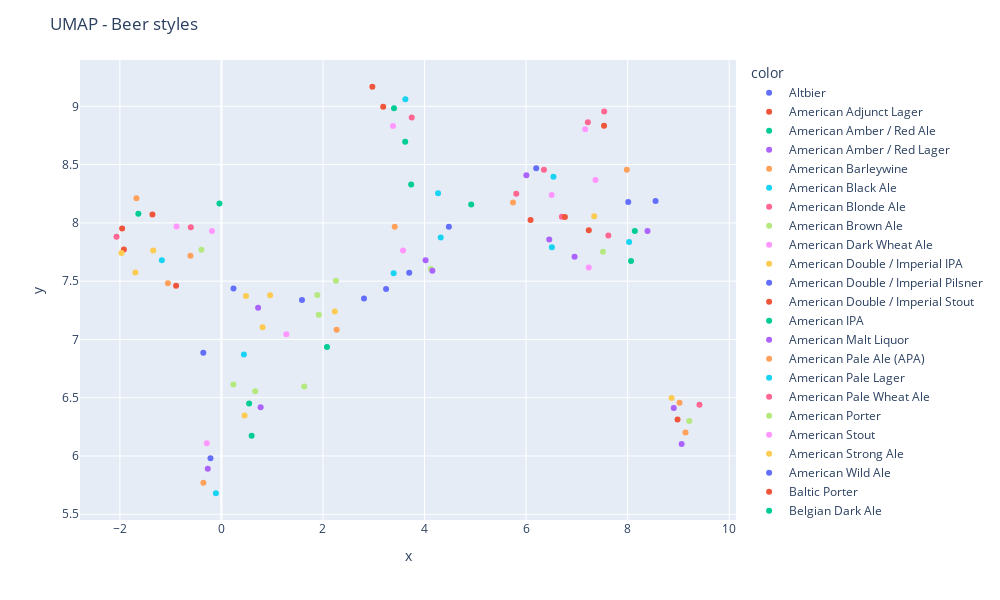

The notebook cell saved with this chart:
### Markdown cell above
Note that PCA is an unsupervised linear technique for dimensionality reduction. Some non-linear techniques such as UMAP can further be explored in an attempt to gain further insight.

### Code cell
reducer = umap.UMAP()

embedding = reducer.fit_transform(X)

fig = px.scatter(x=embedding[:, 0], y=embedding[:, 1], color=style_labels)
fig.update_layout(
    title='UMAP - Beer styles',
    width=1000,
    height=600,
)
fig.show()

### Figure 1 — Plotly figure (JSON) as saved in the notebook; plotly's stock layout.template omitted (floating-point values rounded to 4 significant figures)
{"data": [{"hovertemplate": "color=Altbier<br>x=%{x}<br>y=%{y}<extra></extra>", "legendgroup": "Altbier", "marker": {"color": "#636efa", "symbol": "circle"}, "mode": "markers", "name": "Altbier", "orientation": "v", "showlegend": true, "type": "scatter", "x": [4.48], "xaxis": "x", "y": [7.966], "yaxis": "y"}, {"hovertemplate": "color=American Adjunct Lager<br>x=%{x}<br>y=%{y}<extra></extra>", "legendgroup": "American Adjunct Lager", "marker": {"color": "#EF553B", "symbol": "circle"}, "mode": "markers", "name": "American Adjunct Lager", "orientation": "v", "showlegend": true, "type": "scatter", "x": [8.983], "xaxis": "x", "y": [6.314], "yaxis": "y"}, {"hovertemplate": "color=American Amber / Red Ale<br>x=%{x}<br>y=%{y}<extra></extra>", "legendgroup": "American Amber / Red Ale", "marker": {"color": "#00cc96", "symbol": "circle"}, "mode": "markers", "name": "American Amber / Red Ale", "orientation": "v", "showlegend": true, "type": "scatter", "x": [3.737], "xaxis": "x", "y": [8.328], "yaxis": "y"}, {"hovertemplate": "color=American Amber / Red Lager<br>x=%{x}<br>y=%{y}<extra></extra>", "legendgroup": "American Amber / Red Lager", "marker": {"color": "#ab63fa", "symbol": "circle"}, "mode": "markers", "name": "American Amber / Red Lager", "orientation": "v", "showlegend": true, "type": "scatter", "x": [8.392], "xaxis": "x", "y": [7.93], "yaxis": "y"}, {"hovertemplate": "color=American Barleywine<br>x=%{x}<br>y=%{y}<extra></extra>", "legendgroup": "American Barleywine", "marker": {"color": "#FFA15A", "symbol": "circle"}, "mode": "markers", "name": "American Barleywine", "orientation": "v", "showlegend": true, "type": "scatter", "x": [-1.673], "xaxis": "x", "y": [8.211], "yaxis": "y"}, {"hovertemplate": "color=American Black Ale<br>x=%{x}<br>y=%{y}<extra></extra>", "legendgroup": "American Black Ale", "marker": {"color": "#19d3f3", "symbol": "circle"}, "mode": "markers", "name": "American Black Ale", "orientation": "v", "showlegend": true, "type": "scatter", "x": [0.4421], "xaxis": "x", "y": [6.872], "yaxis": "y"}, {"hovertemplate": "color=American Blonde Ale<br>x=%{x}<br>y=%{y}<extra></extra>", "legendgroup": "American Blonde Ale", "marker": {"color": "#FF6692", "symbol": "circle"}, "mode": "markers", "name": "American Blonde Ale", "orientation": "v", "showlegend": true, "type": "scatter", "x": [7.62], "xaxis": "x", "y": [7.891], "yaxis": "y"}, {"hovertemplate": "color=American Brown Ale<br>x=%{x}<br>y=%{y}<extra></extra>", "legendgroup": "American Brown Ale", "marker": {"color": "#B6E880", "symbol": "circle"}, "mode": "markers", "name": "American Brown Ale", "orientation": "v", "showlegend": true, "type": "scatter", "x": [1.889], "xaxis": "x", "y": [7.382], "yaxis": "y"}, {"hovertemplate": "color=American Dark Wheat Ale<br>x=%{x}<br>y=%{y}<extra></extra>", "legendgroup": "American Dark Wheat Ale", "marker": {"color": "#FF97FF", "symbol": "circle"}, "mode": "markers", "name": "American Dark Wheat Ale", "orientation": "v", "showlegend": true, "type": "scatter", "x": [7.164], "xaxis": "x", "y": [8.803], "yaxis": "y"}, {"hovertemplate": "color=American Double / Imperial IPA<br>x=%{x}<br>y=%{y}<extra></extra>", "legendgroup": "American Double / Imperial IPA", "marker": {"color": "#FECB52", "symbol": "circle"}, "mode": "markers", "name": "American Double / Imperial IPA", "orientation": "v", "showlegend": true, "type": "scatter", "x": [-1.694], "xaxis": "x", "y": [7.575], "yaxis": "y"}, {"hovertemplate": "color=American Double / Imperial Pilsner<br>x=%{x}<br>y=%{y}<extra></extra>", "legendgroup": "American Double / Imperial Pilsner", "marker": {"color": "#636efa", "symbol": "circle"}, "mode": "markers", "name": "American Double / Imperial Pilsner", "orientation": "v", "showlegend": true, "type": "scatter", "x": [0.2381], "xaxis": "x", "y": [7.437], "yaxis": "y"}, {"hovertemplate": "color=American Double / Imperial Stout<br>x=%{x}<br>y=%{y}<extra></extra>", "legendgroup": "American Double / Imperial Stout", "marker": {"color": "#EF553B", "symbol": "circle"}, "mode": "markers", "name": "American Double / Imperial Stout", "orientation": "v", "showlegend": true, "type": "scatter", "x": [-1.92], "xaxis": "x", "y": [7.772], "yaxis": "y"}, {"hovertemplate": "color=American IPA<br>x=%{x}<br>y=%{y}<extra></extra>", "legendgroup": "American IPA", "marker": {"color": "#00cc96", "symbol": "circle"}, "mode": "markers", "name": "American IPA", "orientation": "v", "showlegend": true, "type": "scatter", "x": [0.5454], "xaxis": "x", "y": [6.451], "yaxis": "y"}, {"hovertemplate": "color=American Malt Liquor<br>x=%{x}<br>y=%{y}<extra></extra>", "legendgroup": "American Malt Liquor", "marker": {"color": "#ab63fa", "symbol": "circle"}, "mode": "markers", "name": "American Malt Liquor", "orientation": "v", "showlegend": true, "type": "scatter", "x": [9.063], "xaxis": "x", "y": [6.102], "yaxis": "y"}, {"hovertemplate": "color=American Pale Ale (APA)<br>x=%{x}<br>y=%{y}<extra></extra>", "legendgroup": "American Pale Ale (APA)", "marker": {"color": "#FFA15A", "symbol": "circle"}, "mode": "markers", "name": "American Pale Ale (APA)", "orientation": "v", "showlegend": true, "type": "scatter", "x": [2.269], "xaxis": "x", "y": [7.084], "yaxis": "y"}, {"hovertemplate": "color=American Pale Lager<br>x=%{x}<br>y=%{y}<extra></extra>", "legendgroup": "American Pale Lager", "marker": {"color": "#19d3f3", "symbol": "circle"}, "mode": "markers", "name": "American Pale Lager", "orientation": "v", "showlegend": true, "type": "scatter", "x": [8.029], "xaxis": "x", "y": [7.837], "yaxis": "y"}, {"hovertemplate": "color=American Pale Wheat Ale<br>x=%{x}<br>y=%{y}<extra></extra>", "legendgroup": "American Pale Wheat Ale", "marker": {"color": "#FF6692", "symbol": "circle"}, "mode": "markers", "name": "American Pale Wheat Ale", "orientation": "v", "showlegend": true, "type": "scatter", "x": [6.352], "xaxis": "x", "y": [8.456], "yaxis": "y"}, {"hovertemplate": "color=American Porter<br>x=%{x}<br>y=%{y}<extra></extra>", "legendgroup": "American Porter", "marker": {"color": "#B6E880", "symbol": "circle"}, "mode": "markers", "name": "American Porter", "orientation": "v", "showlegend": true, "type": "scatter", "x": [0.6664], "xaxis": "x", "y": [6.555], "yaxis": "y"}, {"hovertemplate": "color=American Stout<br>x=%{x}<br>y=%{y}<extra></extra>", "legendgroup": "American Stout", "marker": {"color": "#FF97FF", "symbol": "circle"}, "mode": "markers", "name": "American Stout", "orientation": "v", "showlegend": true, "type": "scatter", "x": [1.279], "xaxis": "x", "y": [7.045], "yaxis": "y"}, {"hovertemplate": "color=American Strong Ale<br>x=%{x}<br>y=%{y}<extra></extra>", "legendgroup": "American Strong Ale", "marker": {"color": "#FECB52", "symbol": "circle"}, "mode": "markers", "name": "American Strong Ale", "orientation": "v", "showlegend": true, "type": "scatter", "x": [-1.344], "xaxis": "x", "y": [7.763], "yaxis": "y"}, {"hovertemplate": "color=American Wild Ale<br>x=%{x}<br>y=%{y}<extra></extra>", "legendgroup": "American Wild Ale", "marker": {"color": "#636efa", "symbol": "circle"}, "mode": "markers", "name": "American Wild Ale", "orientation": "v", "showlegend": true, "type": "scatter", "x": [-0.2151], "xaxis": "x", "y": [5.98], "yaxis": "y"}, {"hovertemplate": "color=Baltic Porter<br>x=%{x}<br>y=%{y}<extra></extra>", "legendgroup": "Baltic Porter", "marker": {"color": "#EF553B", "symbol": "circle"}, "mode": "markers", "name": "Baltic Porter", "orientation": "v", "showlegend": true, "type": "scatter", "x": [-0.8925], "xaxis": "x", "y": [7.461], "yaxis": "y"}, {"hovertemplate": "color=Belgian Dark Ale<br>x=%{x}<br>y=%{y}<extra></extra>", "legendgroup": "Belgian Dark Ale", "marker": {"color": "#00cc96", "symbol": "circle"}, "mode": "markers", "name": "Belgian Dark Ale", "orientation": "v", "showlegend": true, "type": "scatter", "x": [3.62], "xaxis": "x", "y": [8.697], "yaxis": "y"}, {"hovertemplate": "color=Belgian IPA<br>x=%{x}<br>y=%{y}<extra></extra>", "legendgroup": "Belgian IPA", "marker": {"color": "#ab63fa", "symbol": "circle"}, "mode": "markers", "name": "Belgian IPA", "orientation": "v", "showlegend": true, "type": "scatter", "x": [0.7227], "xaxis": "x", "y": [7.272], "yaxis": "y"}, {"hovertemplate": "color=Belgian Pale Ale<br>x=%{x}<br>y=%{y}<extra></extra>", "legendgroup": "Belgian Pale Ale", "marker": {"color": "#FFA15A", "symbol": "circle"}, "mode": "markers", "name": "Belgian Pale Ale", "orientation": "v", "showlegend": true, "type": "scatter", "x": [3.413], "xaxis": "x", "y": [7.967], "yaxis": "y"}, {"hovertemplate": "color=Belgian Strong Dark Ale<br>x=%{x}<br>y=%{y}<extra></extra>", "legendgroup": "Belgian Strong Dark Ale", "marker": {"color": "#19d3f3", "symbol": "circle"}, "mode": "markers", "name": "Belgian Strong Dark Ale", "orientation": "v", "showlegend": true, "type": "scatter", "x": [-1.173], "xaxis": "x", "y": [7.678], "yaxis": "y"}, {"hovertemplate": "color=Belgian Strong Pale Ale<br>x=%{x}<br>y=%{y}<extra></extra>", "legendgroup": "Belgian Strong Pale Ale", "marker": {"color": "#FF6692", "symbol": "circle"}, "mode": "markers", "name": "Belgian Strong Pale Ale", "orientation": "v", "showlegend": true, "type": "scatter", "x": [-0.6028], "xaxis": "x", "y": [7.962], "yaxis": "y"}, {"hovertemplate": "color=Berliner Weissbier<br>x=%{x}<br>y=%{y}<extra></extra>", "legendgroup": "Berliner Weissbier", "marker": {"color": "#B6E880", "symbol": "circle"}, "mode": "markers", "name": "Berliner Weissbier", "orientation": "v", "showlegend": true, "type": "scatter", "x": [1.631], "xaxis": "x", "y": [6.595], "yaxis": "y"}, {"hovertemplate": "color=Bière de Champagne / Bière Brut<br>x=%{x}<br>y=%{y}<extra></extra>", "legendgroup": "Bière de Champagne / Bière Brut", "marker": {"color": "#FF97FF", "symbol": "circle"}, "mode": "markers", "name": "Bière de Champagne / Bière Brut", "orientation": "v", "showlegend": true, "type": "scatter", "x": [-0.1859], "xaxis": "x", "y": [7.93], "yaxis": "y"}, {"hovertemplate": "color=Bière de Garde<br>x=%{x}<br>y=%{y}<extra></extra>", "legendgroup": "Bière de Garde", "marker": {"color": "#FECB52", "symbol": "circle"}, "mode": "markers", "name": "Bière de Garde", "orientation": "v", "showlegend": true, "type": "scatter", "x": [0.9598], "xaxis": "x", "y": [7.379], "yaxis": "y"}, {"hovertemplate": "color=Black & Tan<br>x=%{x}<br>y=%{y}<extra></extra>", "legendgroup": "Black & Tan", "marker": {"color": "#636efa", "symbol": "circle"}, "mode": "markers", "name": "Black & Tan", "orientation": "v", "showlegend": true, "type": "scatter", "x": [8.55], "xaxis": "x", "y": [8.187], "yaxis": "y"}, {"hovertemplate": "color=Bock<br>x=%{x}<br>y=%{y}<extra></extra>", "legendgroup": "Bock", "marker": {"color": "#EF553B", "symbol": "circle"}, "mode": "markers", "name": "Bock", "orientation": "v", "showlegend": true, "type": "scatter", "x": [7.536], "xaxis": "x", "y": [8.834], "yaxis": "y"}, {"hovertemplate": "color=Braggot<br>x=%{x}<br>y=%{y}<extra></extra>", "legendgroup": "Braggot", "marker": {"color": "#00cc96", "symbol": "circle"}, "mode": "markers", "name": "Braggot", "orientation": "v", "showlegend": true, "type": "scatter", "x": [-0.03863], "xaxis": "x", "y": [8.166], "yaxis": "y"}, {"hovertemplate": "color=California Common / Steam Beer<br>x=%{x}<br>y=%{y}<extra></extra>", "legendgroup": "California Common / Steam Beer", "marker": {"color": "#ab63fa", "symbol": "circle"}, "mode": "markers", "name": "California Common / Steam Beer", "orientation": "v", "showlegend": true, "type": "scatter", "x": [4.021], "xaxis": "x", "y": [7.679], "yaxis": "y"}, {"hovertemplate": "color=Chile Beer<br>x=%{x}<br>y=%{y}<extra></extra>", "legendgroup": "Chile Beer", "marker": {"color": "#FFA15A", "symbol": "circle"}, "mode": "markers", "name": "Chile Beer", "orientation": "v", "showlegend": true, "type": "scatter", "x": [7.984], "xaxis": "x", "y": [8.457], "yaxis": "y"}, {"hovertemplate": "color=Cream Ale<br>x=%{x}<br>y=%{y}<extra></extra>", "legendgroup": "Cream Ale", "marker": {"color": "#19d3f3", "symbol": "circle"}, "mode": "markers", "name": "Cream Ale", "orientation": "v", "showlegend": true, "type": "scatter", "x": [6.539], "xaxis": "x", "y": [8.395], "yaxis": "y"}, {"hovertemplate": "color=Czech Pilsener<br>x=%{x}<br>y=%{y}<extra></extra>", "legendgroup": "Czech Pilsener", "marker": {"color": "#FF6692", "symbol": "circle"}, "mode": "markers", "name": "Czech Pilsener", "orientation": "v", "showlegend": true, "type": "scatter", "x": [6.705], "xaxis": "x", "y": [8.053], "yaxis": "y"}, {"hovertemplate": "color=Doppelbock<br>x=%{x}<br>y=%{y}<extra></extra>", "legendgroup": "Doppelbock", "marker": {"color": "#B6E880", "symbol": "circle"}, "mode": "markers", "name": "Doppelbock", "orientation": "v", "showlegend": true, "type": "scatter", "x": [-0.3932], "xaxis": "x", "y": [7.77], "yaxis": "y"}, {"hovertemplate": "color=Dortmunder / Export Lager<br>x=%{x}<br>y=%{y}<extra></extra>", "legendgroup": "Dortmunder / Export Lager", "marker": {"color": "#FF97FF", "symbol": "circle"}, "mode": "markers", "name": "Dortmunder / Export Lager", "orientation": "v", "showlegend": true, "type": "scatter", "x": [6.504], "xaxis": "x", "y": [8.238], "yaxis": "y"}, {"hovertemplate": "color=Dubbel<br>x=%{x}<br>y=%{y}<extra></extra>", "legendgroup": "Dubbel", "marker": {"color": "#FECB52", "symbol": "circle"}, "mode": "markers", "name": "Dubbel", "orientation": "v", "showlegend": true, "type": "scatter", "x": [0.4849], "xaxis": "x", "y": [7.374], "yaxis": "y"}, {"hovertemplate": "color=Dunkelweizen<br>x=%{x}<br>y=%{y}<extra></extra>", "legendgroup": "Dunkelweizen", "marker": {"color": "#636efa", "symbol": "circle"}, "mode": "markers", "name": "Dunkelweizen", "orientation": "v", "showlegend": true, "type": "scatter", "x": [3.243], "xaxis": "x", "y": [7.433], "yaxis": "y"}, {"hovertemplate": "color=Eisbock<br>x=%{x}<br>y=%{y}<extra></extra>", "legendgroup": "Eisbock", "marker": {"color": "#EF553B", "symbol": "circle"}, "mode": "markers", "name": "Eisbock", "orientation": "v", "showlegend": true, "type": "scatter", "x": [-1.956], "xaxis": "x", "y": [7.952], "yaxis": "y"}, {"hovertemplate": "color=English Barleywine<br>x=%{x}<br>y=%{y}<extra></extra>", "legendgroup": "English Barleywine", "marker": {"color": "#00cc96", "symbol": "circle"}, "mode": "markers", "name": "English Barleywine", "orientation": "v", "showlegend": true, "type": "scatter", "x": [-1.636], "xaxis": "x", "y": [8.079], "yaxis": "y"}, {"hovertemplate": "color=English Bitter<br>x=%{x}<br>y=%{y}<extra></extra>", "legendgroup": "English Bitter", "marker": {"color": "#ab63fa", "symbol": "circle"}, "mode": "markers", "name": "English Bitter", "orientation": "v", "showlegend": true, "type": "scatter", "x": [6.956], "xaxis": "x", "y": [7.709], "yaxis": "y"}, {"hovertemplate": "color=English Brown Ale<br>x=%{x}<br>y=%{y}<extra></extra>", "legendgroup": "English Brown Ale", "marker": {"color": "#FFA15A", "symbol": "circle"}, "mode": "markers", "name": "English Brown Ale", "orientation": "v", "showlegend": true, "type": "scatter", "x": [5.743], "xaxis": "x", "y": [8.175], "yaxis": "y"}, {"hovertemplate": "color=English Dark Mild Ale<br>x=%{x}<br>y=%{y}<extra></extra>", "legendgroup": "English Dark Mild Ale", "marker": {"color": "#19d3f3", "symbol": "circle"}, "mode": "markers", "name": "English Dark Mild Ale", "orientation": "v", "showlegend": true, "type": "scatter", "x": [6.509], "xaxis": "x", "y": [7.79], "yaxis": "y"}, {"hovertemplate": "color=English India Pale Ale (IPA)<br>x=%{x}<br>y=%{y}<extra></extra>", "legendgroup": "English India Pale Ale (IPA)", "marker": {"color": "#FF6692", "symbol": "circle"}, "mode": "markers", "name": "English India Pale Ale (IPA)", "orientation": "v", "showlegend": true, "type": "scatter", "x": [7.217], "xaxis": "x", "y": [8.863], "yaxis": "y"}, {"hovertemplate": "color=English Pale Ale<br>x=%{x}<br>y=%{y}<extra></extra>", "legendgroup": "English Pale Ale", "marker": {"color": "#B6E880", "symbol": "circle"}, "mode": "markers", "name": "English Pale Ale", "orientation": "v", "showlegend": true, "type": "scatter", "x": [7.515], "xaxis": "x", "y": [7.753], "yaxis": "y"}, {"hovertemplate": "color=English Pale Mild Ale<br>x=%{x}<br>y=%{y}<extra></extra>", "legendgroup": "English Pale Mild Ale", "marker": {"color": "#FF97FF", "symbol": "circle"}, "mode": "markers", "name": "English Pale Mild Ale", "orientation": "v", "showlegend": true, "type": "scatter", "x": [7.235], "xaxis": "x", "y": [7.617], "yaxis": "y"}, {"hovertemplate": "color=English Porter<br>x=%{x}<br>y=%{y}<extra></extra>", "legendgroup": "English Porter", "marker": {"color": "#FECB52", "symbol": "circle"}, "mode": "markers", "name": "English Porter", "orientation": "v", "showlegend": true, "type": "scatter", "x": [2.233], "xaxis": "x", "y": [7.241], "yaxis": "y"}, {"hovertemplate": "color=English Stout<br>x=%{x}<br>y=%{y}<extra></extra>", "legendgroup": "English Stout", "marker": {"color": "#636efa", "symbol": "circle"}, "mode": "markers", "name": "English Stout", "orientation": "v", "showlegend": true, "type": "scatter", "x": [2.808], "xaxis": "x", "y": [7.351], "yaxis": "y"}, {"hovertemplate": "color=English Strong Ale<br>x=%{x}<br>y=%{y}<extra></extra>", "legendgroup": "English Strong Ale", "marker": {"color": "#EF553B", "symbol": "circle"}, "mode": "markers", "name": "English Strong Ale", "orientation": "v", "showlegend": true, "type": "scatter", "x": [2.973], "xaxis": "x", "y": [9.168], "yaxis": "y"}, {"hovertemplate": "color=Euro Dark Lager<br>x=%{x}<br>y=%{y}<extra></extra>", "legendgroup": "Euro Dark Lager", "marker": {"color": "#00cc96", "symbol": "circle"}, "mode": "markers", "name": "Euro Dark Lager", "orientation": "v", "showlegend": true, "type": "scatter", "x": [8.142], "xaxis": "x", "y": [7.931], "yaxis": "y"}, {"hovertemplate": "color=Euro Pale Lager<br>x=%{x}<br>y=%{y}<extra></extra>", "legendgroup": "Euro Pale Lager", "marker": {"color": "#ab63fa", "symbol": "circle"}, "mode": "markers", "name": "Euro Pale Lager", "orientation": "v", "showlegend": true, "type": "scatter", "x": [8.909], "xaxis": "x", "y": [6.411], "yaxis": "y"}, {"hovertemplate": "color=Euro Strong Lager<br>x=%{x}<br>y=%{y}<extra></extra>", "legendgroup": "Euro Strong Lager", "marker": {"color": "#FFA15A", "symbol": "circle"}, "mode": "markers", "name": "Euro Strong Lager", "orientation": "v", "showlegend": true, "type": "scatter", "x": [9.023], "xaxis": "x", "y": [6.457], "yaxis": "y"}, {"hovertemplate": "color=Extra Special / Strong Bitter (ESB)<br>x=%{x}<br>y=%{y}<extra></extra>", "legendgroup": "Extra Special / Strong Bitter (ESB)", "marker": {"color": "#19d3f3", "symbol": "circle"}, "mode": "markers", "name": "Extra Special / Strong Bitter (ESB)", "orientation": "v", "showlegend": true, "type": "scatter", "x": [4.319], "xaxis": "x", "y": [7.874], "yaxis": "y"}, {"hovertemplate": "color=Faro<br>x=%{x}<br>y=%{y}<extra></extra>", "legendgroup": "Faro", "marker": {"color": "#FF6692", "symbol": "circle"}, "mode": "markers", "name": "Faro", "orientation": "v", "showlegend": true, "type": "scatter", "x": [5.807], "xaxis": "x", "y": [8.25], "yaxis": "y"}, {"hovertemplate": "color=Flanders Oud Bruin<br>x=%{x}<br>y=%{y}<extra></extra>", "legendgroup": "Flanders Oud Bruin", "marker": {"color": "#B6E880", "symbol": "circle"}, "mode": "markers", "name": "Flanders Oud Bruin", "orientation": "v", "showlegend": true, "type": "scatter", "x": [0.2359], "xaxis": "x", "y": [6.613], "yaxis": "y"}, {"hovertemplate": "color=Flanders Red Ale<br>x=%{x}<br>y=%{y}<extra></extra>", "legendgroup": "Flanders Red Ale", "marker": {"color": "#FF97FF", "symbol": "circle"}, "mode": "markers", "name": "Flanders Red Ale", "orientation": "v", "showlegend": true, "type": "scatter", "x": [-0.2875], "xaxis": "x", "y": [6.109], "yaxis": "y"}, {"hovertemplate": "color=Foreign / Export Stout<br>x=%{x}<br>y=%{y}<extra></extra>", "legendgroup": "Foreign / Export Stout", "marker": {"color": "#FECB52", "symbol": "circle"}, "mode": "markers", "name": "Foreign / Export Stout", "orientation": "v", "showlegend": true, "type": "scatter", "x": [0.8115], "xaxis": "x", "y": [7.105], "yaxis": "y"}, {"hovertemplate": "color=Fruit / Vegetable Beer<br>x=%{x}<br>y=%{y}<extra></extra>", "legendgroup": "Fruit / Vegetable Beer", "marker": {"color": "#636efa", "symbol": "circle"}, "mode": "markers", "name": "Fruit / Vegetable Beer", "orientation": "v", "showlegend": true, "type": "scatter", "x": [8.012], "xaxis": "x", "y": [8.179], "yaxis": "y"}, {"hovertemplate": "color=German Pilsener<br>x=%{x}<br>y=%{y}<extra></extra>", "legendgroup": "German Pilsener", "marker": {"color": "#EF553B", "symbol": "circle"}, "mode": "markers", "name": "German Pilsener", "orientation": "v", "showlegend": true, "type": "scatter", "x": [7.235], "xaxis": "x", "y": [7.936], "yaxis": "y"}, {"hovertemplate": "color=Gose<br>x=%{x}<br>y=%{y}<extra></extra>", "legendgroup": "Gose", "marker": {"color": "#00cc96", "symbol": "circle"}, "mode": "markers", "name": "Gose", "orientation": "v", "showlegend": true, "type": "scatter", "x": [2.079], "xaxis": "x", "y": [6.935], "yaxis": "y"}, {"hovertemplate": "color=Gueuze<br>x=%{x}<br>y=%{y}<extra></extra>", "legendgroup": "Gueuze", "marker": {"color": "#ab63fa", "symbol": "circle"}, "mode": "markers", "name": "Gueuze", "orientation": "v", "showlegend": true, "type": "scatter", "x": [-0.2687], "xaxis": "x", "y": [5.89], "yaxis": "y"}, {"hovertemplate": "color=Happoshu<br>x=%{x}<br>y=%{y}<extra></extra>", "legendgroup": "Happoshu", "marker": {"color": "#FFA15A", "symbol": "circle"}, "mode": "markers", "name": "Happoshu", "orientation": "v", "showlegend": true, "type": "scatter", "x": [9.14], "xaxis": "x", "y": [6.202], "yaxis": "y"}, {"hovertemplate": "color=Hefeweizen<br>x=%{x}<br>y=%{y}<extra></extra>", "legendgroup": "Hefeweizen", "marker": {"color": "#19d3f3", "symbol": "circle"}, "mode": "markers", "name": "Hefeweizen", "orientation": "v", "showlegend": true, "type": "scatter", "x": [3.392], "xaxis": "x", "y": [7.567], "yaxis": "y"}, {"hovertemplate": "color=Herbed / Spiced Beer<br>x=%{x}<br>y=%{y}<extra></extra>", "legendgroup": "Herbed / Spiced Beer", "marker": {"color": "#FF6692", "symbol": "circle"}, "mode": "markers", "name": "Herbed / Spiced Beer", "orientation": "v", "showlegend": true, "type": "scatter", "x": [7.539], "xaxis": "x", "y": [8.956], "yaxis": "y"}, {"hovertemplate": "color=Irish Dry Stout<br>x=%{x}<br>y=%{y}<extra></extra>", "legendgroup": "Irish Dry Stout", "marker": {"color": "#B6E880", "symbol": "circle"}, "mode": "markers", "name": "Irish Dry Stout", "orientation": "v", "showlegend": true, "type": "scatter", "x": [4.128], "xaxis": "x", "y": [7.605], "yaxis": "y"}, {"hovertemplate": "color=Irish Red Ale<br>x=%{x}<br>y=%{y}<extra></extra>", "legendgroup": "Irish Red Ale", "marker": {"color": "#FF97FF", "symbol": "circle"}, "mode": "markers", "name": "Irish Red Ale", "orientation": "v", "showlegend": true, "type": "scatter", "x": [7.367], "xaxis": "x", "y": [8.369], "yaxis": "y"}, {"hovertemplate": "color=Japanese Rice Lager<br>x=%{x}<br>y=%{y}<extra></extra>", "legendgroup": "Japanese Rice Lager", "marker": {"color": "#FECB52", "symbol": "circle"}, "mode": "markers", "name": "Japanese Rice Lager", "orientation": "v", "showlegend": true, "type": "scatter", "x": [8.867], "xaxis": "x", "y": [6.497], "yaxis": "y"}, {"hovertemplate": "color=Kellerbier / Zwickelbier<br>x=%{x}<br>y=%{y}<extra></extra>", "legendgroup": "Kellerbier / Zwickelbier", "marker": {"color": "#636efa", "symbol": "circle"}, "mode": "markers", "name": "Kellerbier / Zwickelbier", "orientation": "v", "showlegend": true, "type": "scatter", "x": [3.699], "xaxis": "x", "y": [7.573], "yaxis": "y"}, {"hovertemplate": "color=Kristalweizen<br>x=%{x}<br>y=%{y}<extra></extra>", "legendgroup": "Kristalweizen", "marker": {"color": "#EF553B", "symbol": "circle"}, "mode": "markers", "name": "Kristalweizen", "orientation": "v", "showlegend": true, "type": "scatter", "x": [6.765], "xaxis": "x", "y": [8.05], "yaxis": "y"}, {"hovertemplate": "color=Kvass<br>x=%{x}<br>y=%{y}<extra></extra>", "legendgroup": "Kvass", "marker": {"color": "#00cc96", "symbol": "circle"}, "mode": "markers", "name": "Kvass", "orientation": "v", "showlegend": true, "type": "scatter", "x": [8.067], "xaxis": "x", "y": [7.674], "yaxis": "y"}, {"hovertemplate": "color=Kölsch<br>x=%{x}<br>y=%{y}<extra></extra>", "legendgroup": "Kölsch", "marker": {"color": "#ab63fa", "symbol": "circle"}, "mode": "markers", "name": "Kölsch", "orientation": "v", "showlegend": true, "type": "scatter", "x": [6.457], "xaxis": "x", "y": [7.857], "yaxis": "y"}, {"hovertemplate": "color=Lambic - Fruit<br>x=%{x}<br>y=%{y}<extra></extra>", "legendgroup": "Lambic - Fruit", "marker": {"color": "#FFA15A", "symbol": "circle"}, "mode": "markers", "name": "Lambic - Fruit", "orientation": "v", "showlegend": true, "type": "scatter", "x": [-0.3548], "xaxis": "x", "y": [5.769], "yaxis": "y"}, {"hovertemplate": "color=Lambic - Unblended<br>x=%{x}<br>y=%{y}<extra></extra>", "legendgroup": "Lambic - Unblended", "marker": {"color": "#19d3f3", "symbol": "circle"}, "mode": "markers", "name": "Lambic - Unblended", "orientation": "v", "showlegend": true, "type": "scatter", "x": [-0.1089], "xaxis": "x", "y": [5.68], "yaxis": "y"}, {"hovertemplate": "color=Light Lager<br>x=%{x}<br>y=%{y}<extra></extra>", "legendgroup": "Light Lager", "marker": {"color": "#FF6692", "symbol": "circle"}, "mode": "markers", "name": "Light Lager", "orientation": "v", "showlegend": true, "type": "scatter", "x": [9.414], "xaxis": "x", "y": [6.439], "yaxis": "y"}, {"hovertemplate": "color=Low Alcohol Beer<br>x=%{x}<br>y=%{y}<extra></extra>", "legendgroup": "Low Alcohol Beer", "marker": {"color": "#B6E880", "symbol": "circle"}, "mode": "markers", "name": "Low Alcohol Beer", "orientation": "v", "showlegend": true, "type": "scatter", "x": [9.215], "xaxis": "x", "y": [6.3], "yaxis": "y"}, {"hovertemplate": "color=Maibock / Helles Bock<br>x=%{x}<br>y=%{y}<extra></extra>", "legendgroup": "Maibock / Helles Bock", "marker": {"color": "#FF97FF", "symbol": "circle"}, "mode": "markers", "name": "Maibock / Helles Bock", "orientation": "v", "showlegend": true, "type": "scatter", "x": [3.379], "xaxis": "x", "y": [8.831], "yaxis": "y"}, {"hovertemplate": "color=Milk / Sweet Stout<br>x=%{x}<br>y=%{y}<extra></extra>", "legendgroup": "Milk / Sweet Stout", "marker": {"color": "#FECB52", "symbol": "circle"}, "mode": "markers", "name": "Milk / Sweet Stout", "orientation": "v", "showlegend": true, "type": "scatter", "x": [0.4566], "xaxis": "x", "y": [6.347], "yaxis": "y"}, {"hovertemplate": "color=Munich Dunkel Lager<br>x=%{x}<br>y=%{y}<extra></extra>", "legendgroup": "Munich Dunkel Lager", "marker": {"color": "#636efa", "symbol": "circle"}, "mode": "markers", "name": "Munich Dunkel Lager", "orientation": "v", "showlegend": true, "type": "scatter", "x": [6.199], "xaxis": "x", "y": [8.468], "yaxis": "y"}, {"hovertemplate": "color=Munich Helles Lager<br>x=%{x}<br>y=%{y}<extra></extra>", "legendgroup": "Munich Helles Lager", "marker": {"color": "#EF553B", "symbol": "circle"}, "mode": "markers", "name": "Munich Helles Lager", "orientation": "v", "showlegend": true, "type": "scatter", "x": [6.088], "xaxis": "x", "y": [8.025], "yaxis": "y"}, {"hovertemplate": "color=Märzen / Oktoberfest<br>x=%{x}<br>y=%{y}<extra></extra>", "legendgroup": "Märzen / Oktoberfest", "marker": {"color": "#00cc96", "symbol": "circle"}, "mode": "markers", "name": "Märzen / Oktoberfest", "orientation": "v", "showlegend": true, "type": "scatter", "x": [4.919], "xaxis": "x", "y": [8.158], "yaxis": "y"}, {"hovertemplate": "color=Oatmeal Stout<br>x=%{x}<br>y=%{y}<extra></extra>", "legendgroup": "Oatmeal Stout", "marker": {"color": "#ab63fa", "symbol": "circle"}, "mode": "markers", "name": "Oatmeal Stout", "orientation": "v", "showlegend": true, "type": "scatter", "x": [0.7729], "xaxis": "x", "y": [6.418], "yaxis": "y"}, {"hovertemplate": "color=Old Ale<br>x=%{x}<br>y=%{y}<extra></extra>", "legendgroup": "Old Ale", "marker": {"color": "#FFA15A", "symbol": "circle"}, "mode": "markers", "name": "Old Ale", "orientation": "v", "showlegend": true, "type": "scatter", "x": [-1.054], "xaxis": "x", "y": [7.483], "yaxis": "y"}, {"hovertemplate": "color=Pumpkin Ale<br>x=%{x}<br>y=%{y}<extra></extra>", "legendgroup": "Pumpkin Ale", "marker": {"color": "#19d3f3", "symbol": "circle"}, "mode": "markers", "name": "Pumpkin Ale", "orientation": "v", "showlegend": true, "type": "scatter", "x": [3.623], "xaxis": "x", "y": [9.061], "yaxis": "y"}, {"hovertemplate": "color=Quadrupel (Quad)<br>x=%{x}<br>y=%{y}<extra></extra>", "legendgroup": "Quadrupel (Quad)", "marker": {"color": "#FF6692", "symbol": "circle"}, "mode": "markers", "name": "Quadrupel (Quad)", "orientation": "v", "showlegend": true, "type": "scatter", "x": [-2.065], "xaxis": "x", "y": [7.881], "yaxis": "y"}, {"hovertemplate": "color=Rauchbier<br>x=%{x}<br>y=%{y}<extra></extra>", "legendgroup": "Rauchbier", "marker": {"color": "#B6E880", "symbol": "circle"}, "mode": "markers", "name": "Rauchbier", "orientation": "v", "showlegend": true, "type": "scatter", "x": [1.919], "xaxis": "x", "y": [7.212], "yaxis": "y"}, {"hovertemplate": "color=Roggenbier<br>x=%{x}<br>y=%{y}<extra></extra>", "legendgroup": "Roggenbier", "marker": {"color": "#FF97FF", "symbol": "circle"}, "mode": "markers", "name": "Roggenbier", "orientation": "v", "showlegend": true, "type": "scatter", "x": [3.576], "xaxis": "x", "y": [7.763], "yaxis": "y"}, {"hovertemplate": "color=Russian Imperial Stout<br>x=%{x}<br>y=%{y}<extra></extra>", "legendgroup": "Russian Imperial Stout", "marker": {"color": "#FECB52", "symbol": "circle"}, "mode": "markers", "name": "Russian Imperial Stout", "orientation": "v", "showlegend": true, "type": "scatter", "x": [-1.968], "xaxis": "x", "y": [7.742], "yaxis": "y"}, {"hovertemplate": "color=Rye Beer<br>x=%{x}<br>y=%{y}<extra></extra>", "legendgroup": "Rye Beer", "marker": {"color": "#636efa", "symbol": "circle"}, "mode": "markers", "name": "Rye Beer", "orientation": "v", "showlegend": true, "type": "scatter", "x": [1.587], "xaxis": "x", "y": [7.338], "yaxis": "y"}, {"hovertemplate": "color=Sahti<br>x=%{x}<br>y=%{y}<extra></extra>", "legendgroup": "Sahti", "marker": {"color": "#EF553B", "symbol": "circle"}, "mode": "markers", "name": "Sahti", "orientation": "v", "showlegend": true, "type": "scatter", "x": [3.186], "xaxis": "x", "y": [8.996], "yaxis": "y"}, {"hovertemplate": "color=Saison / Farmhouse Ale<br>x=%{x}<br>y=%{y}<extra></extra>", "legendgroup": "Saison / Farmhouse Ale", "marker": {"color": "#00cc96", "symbol": "circle"}, "mode": "markers", "name": "Saison / Farmhouse Ale", "orientation": "v", "showlegend": true, "type": "scatter", "x": [0.5955], "xaxis": "x", "y": [6.174], "yaxis": "y"}, {"hovertemplate": "color=Schwarzbier<br>x=%{x}<br>y=%{y}<extra></extra>", "legendgroup": "Schwarzbier", "marker": {"color": "#ab63fa", "symbol": "circle"}, "mode": "markers", "name": "Schwarzbier", "orientation": "v", "showlegend": true, "type": "scatter", "x": [4.155], "xaxis": "x", "y": [7.589], "yaxis": "y"}, {"hovertemplate": "color=Scotch Ale / Wee Heavy<br>x=%{x}<br>y=%{y}<extra></extra>", "legendgroup": "Scotch Ale / Wee Heavy", "marker": {"color": "#FFA15A", "symbol": "circle"}, "mode": "markers", "name": "Scotch Ale / Wee Heavy", "orientation": "v", "showlegend": true, "type": "scatter", "x": [-0.6094], "xaxis": "x", "y": [7.719], "yaxis": "y"}, {"hovertemplate": "color=Scottish Ale<br>x=%{x}<br>y=%{y}<extra></extra>", "legendgroup": "Scottish Ale", "marker": {"color": "#19d3f3", "symbol": "circle"}, "mode": "markers", "name": "Scottish Ale", "orientation": "v", "showlegend": true, "type": "scatter", "x": [4.267], "xaxis": "x", "y": [8.255], "yaxis": "y"}, {"hovertemplate": "color=Scottish Gruit / Ancient Herbed Ale<br>x=%{x}<br>y=%{y}<extra></extra>", "legendgroup": "Scottish Gruit / Ancient Herbed Ale", "marker": {"color": "#FF6692", "symbol": "circle"}, "mode": "markers", "name": "Scottish Gruit / Ancient Herbed Ale", "orientation": "v", "showlegend": true, "type": "scatter", "x": [3.748], "xaxis": "x", "y": [8.905], "yaxis": "y"}, {"hovertemplate": "color=Smoked Beer<br>x=%{x}<br>y=%{y}<extra></extra>", "legendgroup": "Smoked Beer", "marker": {"color": "#B6E880", "symbol": "circle"}, "mode": "markers", "name": "Smoked Beer", "orientation": "v", "showlegend": true, "type": "scatter", "x": [2.255], "xaxis": "x", "y": [7.504], "yaxis": "y"}, {"hovertemplate": "color=Tripel<br>x=%{x}<br>y=%{y}<extra></extra>", "legendgroup": "Tripel", "marker": {"color": "#FF97FF", "symbol": "circle"}, "mode": "markers", "name": "Tripel", "orientation": "v", "showlegend": true, "type": "scatter", "x": [-0.8838], "xaxis": "x", "y": [7.968], "yaxis": "y"}, {"hovertemplate": "color=Vienna Lager<br>x=%{x}<br>y=%{y}<extra></extra>", "legendgroup": "Vienna Lager", "marker": {"color": "#FECB52", "symbol": "circle"}, "mode": "markers", "name": "Vienna Lager", "orientation": "v", "showlegend": true, "type": "scatter", "x": [7.342], "xaxis": "x", "y": [8.056], "yaxis": "y"}, {"hovertemplate": "color=Weizenbock<br>x=%{x}<br>y=%{y}<extra></extra>", "legendgroup": "Weizenbock", "marker": {"color": "#636efa", "symbol": "circle"}, "mode": "markers", "name": "Weizenbock", "orientation": "v", "showlegend": true, "type": "scatter", "x": [-0.3565], "xaxis": "x", "y": [6.887], "yaxis": "y"}, {"hovertemplate": "color=Wheatwine<br>x=%{x}<br>y=%{y}<extra></extra>", "legendgroup": "Wheatwine", "marker": {"color": "#EF553B", "symbol": "circle"}, "mode": "markers", "name": "Wheatwine", "orientation": "v", "showlegend": true, "type": "scatter", "x": [-1.358], "xaxis": "x", "y": [8.071], "yaxis": "y"}, {"hovertemplate": "color=Winter Warmer<br>x=%{x}<br>y=%{y}<extra></extra>", "legendgroup": "Winter Warmer", "marker": {"color": "#00cc96", "symbol": "circle"}, "mode": "markers", "name": "Winter Warmer", "orientation": "v", "showlegend": true, "type": "scatter", "x": [3.399], "xaxis": "x", "y": [8.984], "yaxis": "y"}, {"hovertemplate": "color=Witbier<br>x=%{x}<br>y=%{y}<extra></extra>", "legendgroup": "Witbier", "marker": {"color": "#ab63fa", "symbol": "circle"}, "mode": "markers", "name": "Witbier", "orientation": "v", "showlegend": true, "type": "scatter", "x": [6.006], "xaxis": "x", "y": [8.409], "yaxis": "y"}], "layout": {"height": 600, "legend": {"title": {"text": "color"}, "tracegroupgap": 0}, "margin": {"t": 60}, "title": {"text": "UMAP - Beer styles"}, "width": 1000, "xaxis": {"anchor": "y", "domain": [0, 1], "title": {"text": "x"}}, "yaxis": {"anchor": "x", "domain": [0, 1], "title": {"text": "y"}}}}
